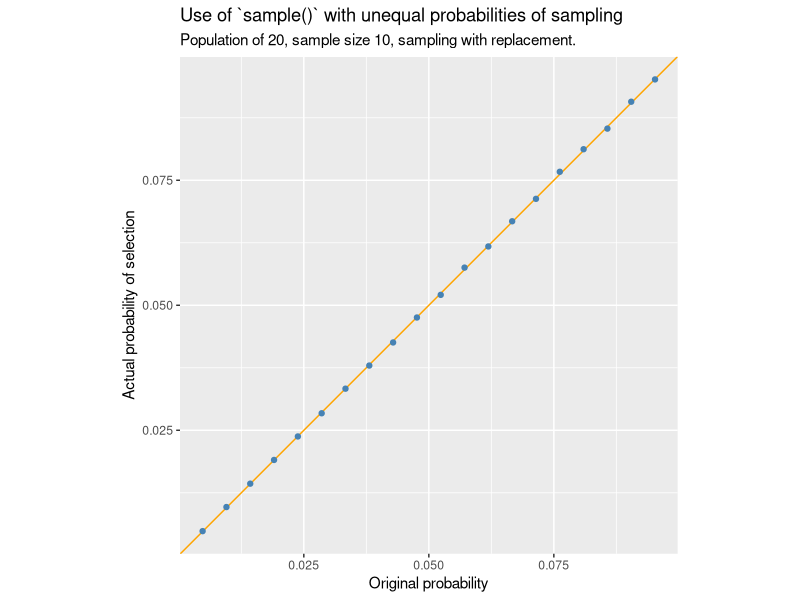
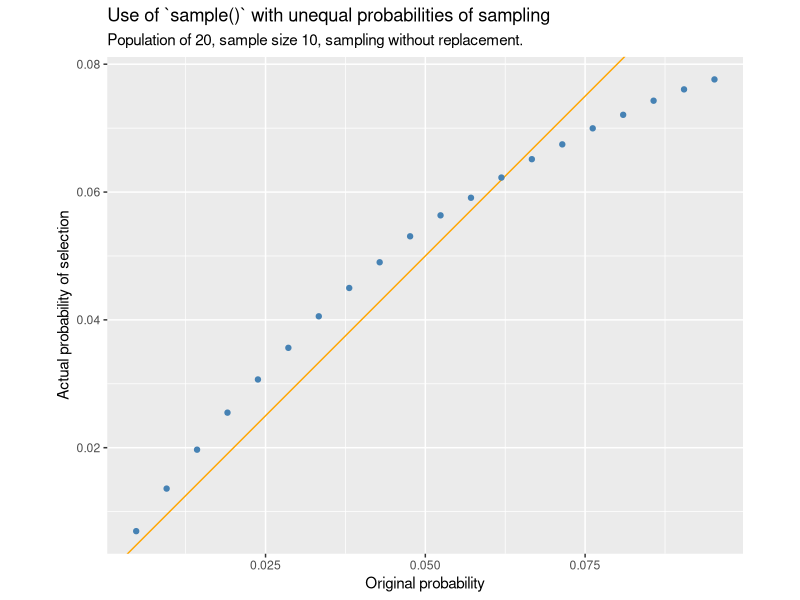
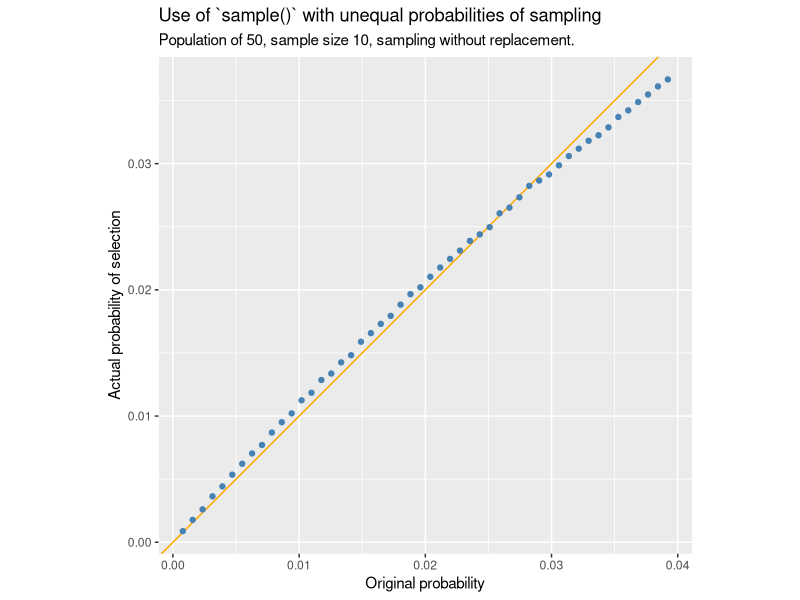
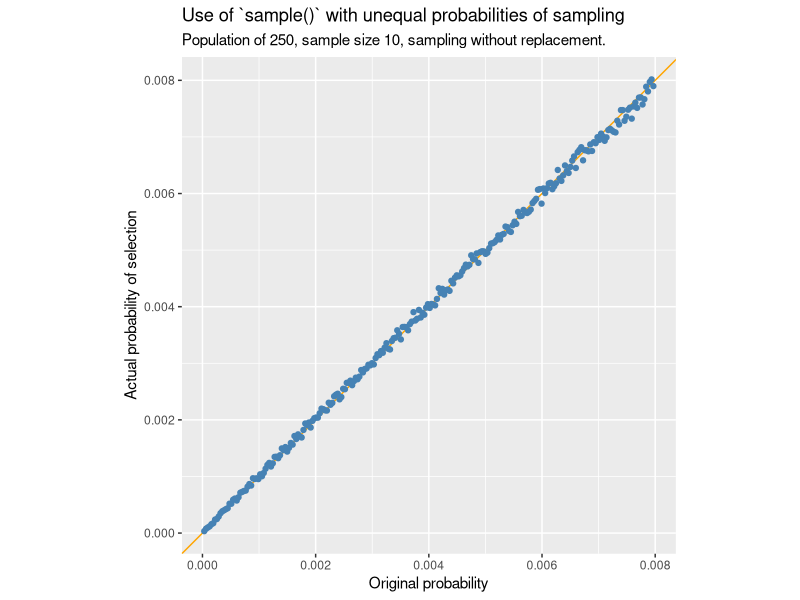
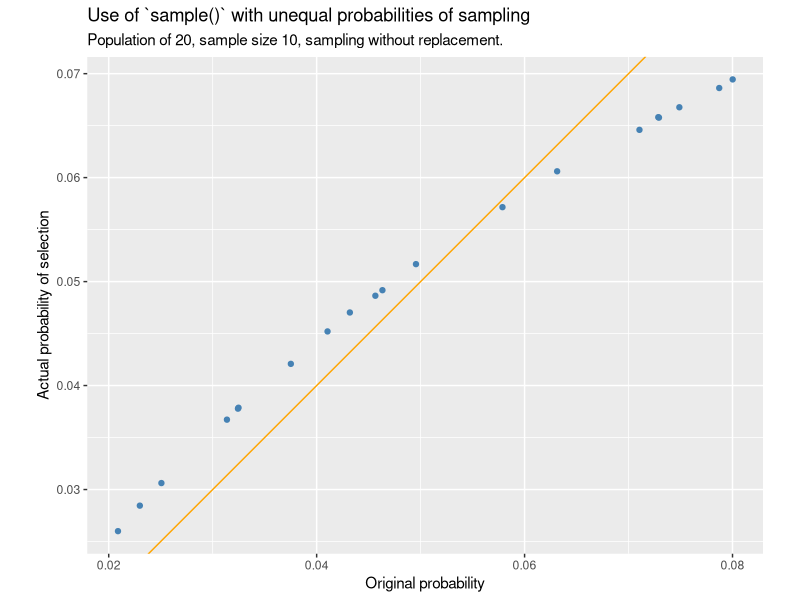
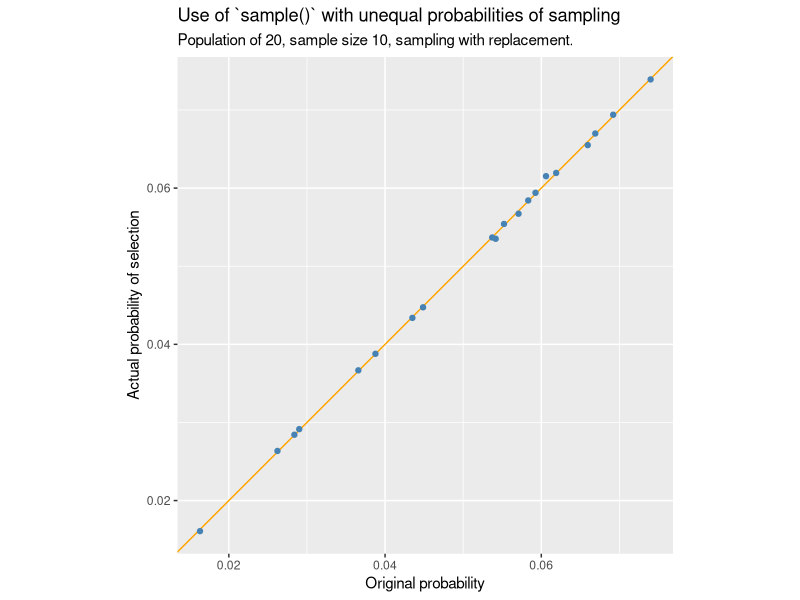
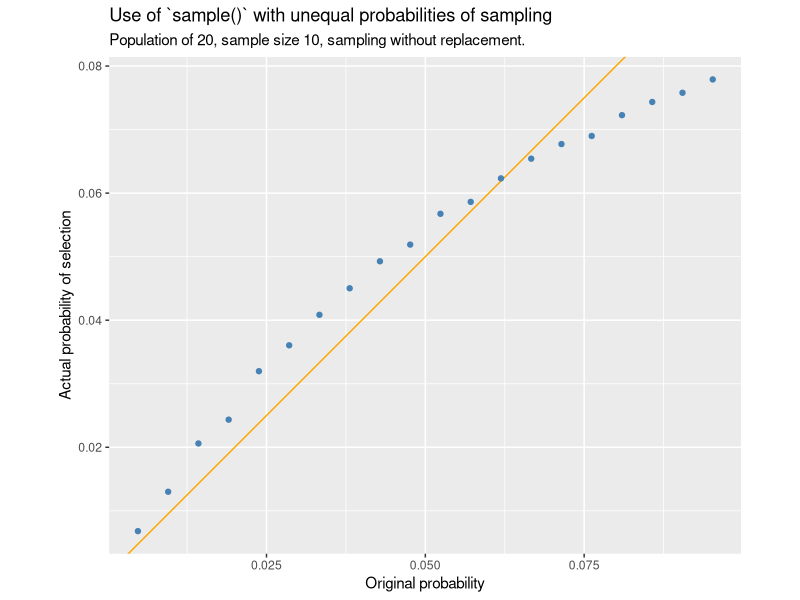
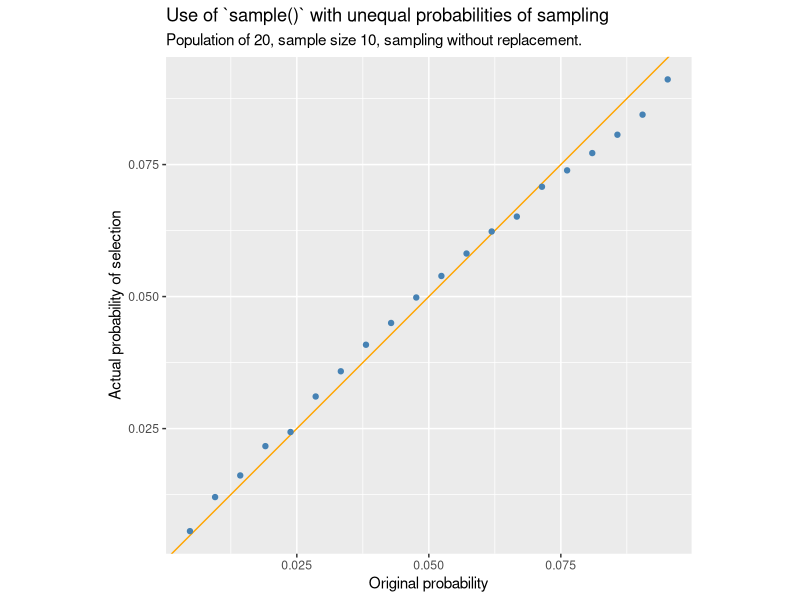

Here is the R script that generated these plots, in order: (Note: this script raises an error after producing the figures.)

# probabilities of sampling with unequal probability with replacement aren't what
# you thought!
# https://notstatschat.rbind.io/2024/08/26/another-way-to-not-sample-with-replacement/

# see also 
# https://stats.stackexchange.com/questions/110178/brewers-method-for-sampling-with-unequal-probabilities-with-n2

library(tidyverse)
library(glue)
library(GGally)

# TODO - plot should say which sampling method used.
# might want to change how w is set
compare_ppswor <- function(n = 10,
                           N = 20,
                           replace = FALSE,
                           reps = 1e5,
                           prob = 1:N / sum(1:N),
                           FUN = sample){

  x <- paste0("unit", 1:N)
  x <- factor(x, levels = x)
  prob <- prob / sum(prob)
  
  
  samples <- lapply(rep(n, reps), function(size){
    FUN(x, size = size, prob = prob, replace = replace)
    })
  
  s <- ifelse(replace, 'with replacement', 'without replacement')
  
  p <- tibble(
    original = prob,
    selected = as.numeric(table(unlist(samples))) / (reps * n)
  )  |>
    ggplot(aes(x = original, y = selected)) +
    geom_abline(slope = 1 , intercept = 0, colour = "orange") +
    geom_point(colour = "steelblue") +
    labs(x = "Original probability",
         y = "Actual probability of selection",
         subtitle = glue("Population of {N}, sample size {n}, sampling {s}."),
         title = "Use of `sample()` with unequal probabilities of sampling") +
    coord_equal() 
  
  return(p)
}

compare_ppswor(replace = TRUE)
compare_ppswor()
compare_ppswor(N = 50, replace = FALSE)
compare_ppswor(N = 250, replace = FALSE)


compare_ppswor(N = 20, prob= runif(20, 1, 5), replace = FALSE)
compare_ppswor(N = 20, prob= runif(20, 1, 5), replace = TRUE)


#---------Brewer method-------------
# Taken from the answer by StasK at
# https://stats.stackexchange.com/questions/110178/brewers-method-for-sampling-with-unequal-probabilities-with-n2



#' @param p probabilities of remaining units
#' @param n total sample size
#' @param k which unit this is for the sampling of
P <- function(p, n, k){
  r <- n - k + 1
  D <- sum((p * (1 - p)) / (1 - r * p))
  new_p <- p * (1 - p) / (D * (1 - r * p))
  return(new_p)
}

sample_unequal <- function(x, size, prob, replace = FALSE, keep = FALSE){

  if(size > length(x)){
    stop("Sample size cannot be larger than the population of units")
  }
  
  if(replace){
    stop("Only sampling without replacement implemented at this point")
  }
  
  if(size > (1 / max(prob))){
    stop("Sample size cannot be larger than 1 / max(prob)")
  }
  
  d <- tibble(x, prob)
  
  the_sample <- x[NULL]
  remnants <- x
  remnant_p <- prob
  
  for(k in 1:size){
    new_p <- P(remnant_p, size, k)
    
    if(keep){
      d2 <- tibble(x = remnants, prob = new_p)
      names(d2)[2] <- paste0("k", k)
      d <- d |>
        left_join(d2, by = "x")
    }
    
    if(min(new_p) < 0){
      warning("Some negative probabilities returned")
      new_p <- pmax(0, new_p)
    }
    
    latest_sample <- sample(remnants, size = 1, prob = new_p)
    which_chosen <- which(remnants == latest_sample)
    remnants <- remnants[-which_chosen]
    remnant_p <- remnant_p[-which_chosen]
    the_sample <- c(the_sample, latest_sample)
    
      }
  
  if(keep){
    return(list(the_sample = the_sample, d = d)) 
  } else {
    return(the_sample)
  }
}  


compare_ppswor(FUN = sample, reps = 4000)
# there is still some systematic bias in the new method, but it is much better:
compare_ppswor(FUN = sample_unequal, reps = 4000)
compare_ppswor(FUN = sample_unequal, reps = 10000, prob = runif(20, 1, 10))

compare_ppswor(n = 5, FUN = sample_unequal, reps = 1000)
compare_ppswor(n = 10, FUN = sample_unequal, reps = 1000)

# doesn't work when sample gets more than 50% of N in our default case
compare_ppswor(n = 11, FUN = sample_unequal, reps = 1000)

# with other probabilities with less variance it's ok
compare_ppswor(n = 11, FUN = sample_unequal, reps = 1000, prob = runif(20, 1, 10))
compare_ppswor(n = 13, FUN = sample_unequal, reps = 1000, prob = runif(20, 1, 10))
compare_ppswor(n = 14, FUN = sample_unequal, reps = 1000, prob = runif(20, 1, 10))

# as StasK says in the comments on cross-validated, if 1-rp < 0
# For us that happens when sample is more thna 50% but that's
# just because of how our p is defined
# there is a significant problem

#----------------------closer look at an example---------------
N = 20
x <- paste0("unit", 1:N)
x <- factor(x, levels = x)
p <- 1:N / sum(1:N)
stopifnot(round(sum(P(p, 10, 1)), 2) == 1)

y <- sample_unequal(x, 10, p, keep = TRUE)

apply(y$d[,-1], 2, sum, na.rm = TRUE)

y$d[ , -1] |>
  ggpairs()


par(mfrow = c(2,2), bty = "l", pch = 19, family = "Calibri", 
    col = "steelblue", font.main = 1)

plot(p, P(p, 1, 1), main = "Sample size = 1", xlab = ""); abline(0, 1)
plot(p, P(p, 5, 1), main = "Sample size = 5", xlab = ""); abline(0, 1)
plot(p, P(p, 10, 1), main = "Sample size = 10"); abline(0, 1)
plot(p, P(p, 20, 1), main = "Sample size = 20"); abline(0, 1)



P(p, 10, 1)
P(p, 11, 1)

#-------------larger population and sample-----

N = 2000
x <- paste0("unit", 1:N)
x <- factor(x, levels = x)
p <- 1:N / sum(1:N)

# works ok
sample_unequal(x, size = 1000, p, keep = FALSE)

# doesn';t because this is when the 1-rp < 0
sample_unequal(x, size = 1001, p, keep = FALSE)

# with less variation in the weights
set.seed(123)
p2 <- runif(N, 1, 5)
p2 <- p2 / sum(p2)
sample_unequal(x, size = 1001, p2, keep = FALSE)
1/max(p2) 
sample_unequal(x, size = 1150, p2, keep = FALSE)
sample_unequal(x, size = 1200, p2, keep = FALSE)

min(P(p2, 1190, 1))
